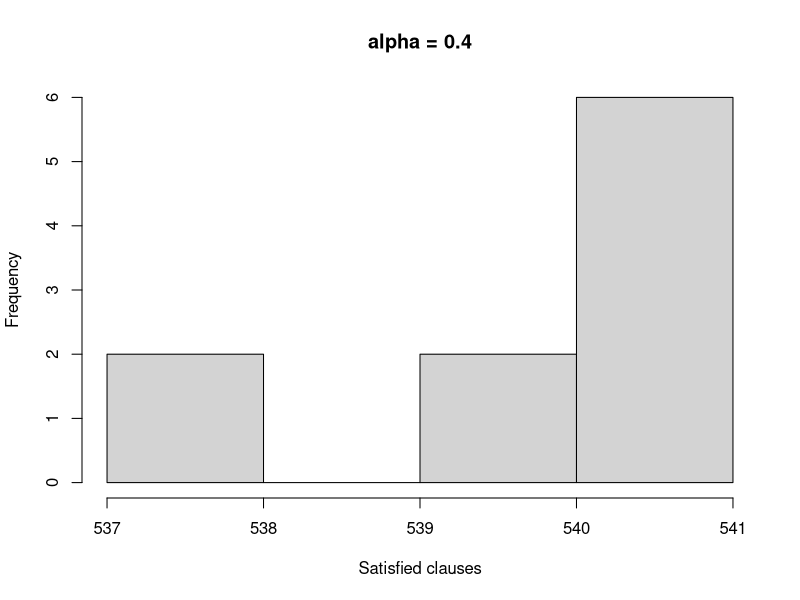

Write R code to recreate this figure.
d<-read.table( 'results/grasp/flat50-1_0.4.dat' )
png( 'results/grasp/flat50-1_0.4.png' )
hist( d$V1, main = 'alpha = 0.4', xlab = 'Satisfied clauses' )
dev.off()
q()
